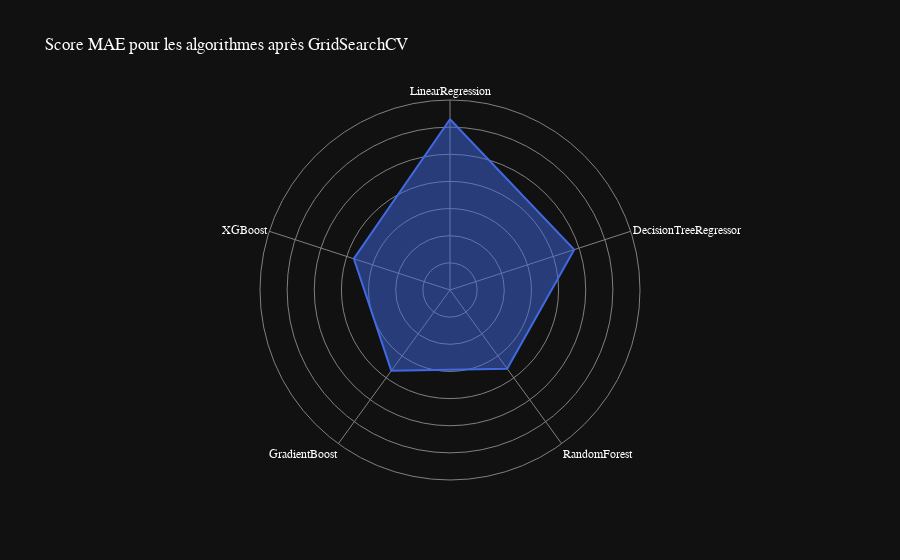

This figure's notebook cell:
### Code cell
data = [
    {'r': mae_linear_regression_best_model, 'theta': 'LinearRegression'},
    {'r': mae_dtr_best_model, 'theta': 'DecisionTreeRegressor'},
    {'r': mae_rfr_best_model, 'theta': 'RandomForest'},
    {'r': mae_gbr_best_model, 'theta': 'GradientBoost'},
    {'r': mae_xgb_best_model, 'theta': 'XGBoost'}
]
fig = px.line_polar(data, r='r', theta='theta',title="Score MAE pour les algorithmes après GridSearchCV", line_close=True, template='plotly_dark', color_discrete_sequence=['royalblue'])
fig.update_traces(fill='toself')
# change la police
fig.update_layout(
    font=dict(
        family="Optima",
        size=12,
        color="white"
    )
)
# Masquer la ligne représentant les valeurs de 0 à 5 sur l'axe radial
fig.update_layout(
    polar=dict(
        radialaxis=dict(
            showline=False, # masquer la ligne sur l'axe radial
            range=[0,1400000], # plage maximale de l'axe radial
            showticklabels=False
        )
    )
)
# changer les couleurs de fond et de la grille
fig.update_layout(
    polar=dict(
        radialaxis=dict(gridcolor='gray', linecolor='gray'),
        angularaxis=dict(gridcolor='gray', linecolor='gray')
    )
)
fig.show()

### Figure 1 — Plotly figure (JSON) as saved in the notebook; plotly's stock layout.template omitted (floating-point values rounded to 4 significant figures)
{"data": [{"fill": "toself", "hovertemplate": "r=%{r}<br>theta=%{theta}<extra></extra>", "legendgroup": "", "line": {"color": "royalblue", "dash": "solid"}, "marker": {"symbol": "circle"}, "mode": "lines", "name": "", "r": [1258000.0, 962200.0, 716800.0, 735700.0, 744900.0, 1258000.0], "showlegend": false, "subplot": "polar", "theta": ["LinearRegression", "DecisionTreeRegressor", "RandomForest", "GradientBoost", "XGBoost", "LinearRegression"], "type": "scatterpolar"}], "layout": {"font": {"color": "white", "family": "Optima", "size": 12}, "legend": {"tracegroupgap": 0}, "polar": {"angularaxis": {"direction": "clockwise", "gridcolor": "gray", "linecolor": "gray", "rotation": 90}, "domain": {"x": [0, 1], "y": [0, 1]}, "radialaxis": {"gridcolor": "gray", "linecolor": "gray", "range": [0, 1400000], "showline": false, "showticklabels": false}}, "title": {"text": "Score MAE pour les algorithmes après GridSearchCV"}}}
